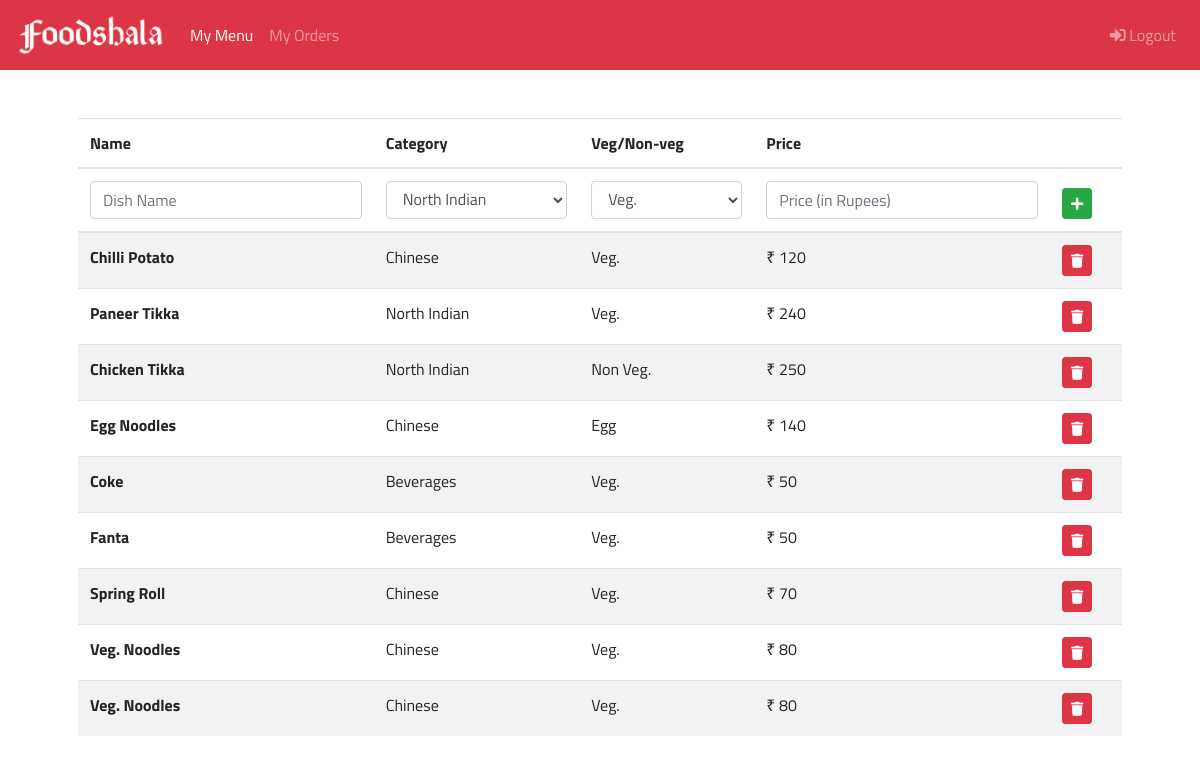
/restaurant-menu.php (signed in), run on the app's committed database.
### tables this page shows
CREATE TABLE `menu` (
  `id` int(11) NOT NULL AUTO_INCREMENT,
  `restaurantId` int(11) NOT NULL,
  `cost` int(11) NOT NULL,
  `name` varchar(255) NOT NULL,
  `category` varchar(255) NOT NULL,
  `type` varchar(255) NOT NULL,
  `isDeleted` int(11) DEFAULT '0',
  PRIMARY KEY (`id`)
);

### restaurant-menu.php (the view, shortened to what this page needs)
<?php
include 'include/common.php';
include 'include/connection.php';
        ?>
<div>
    <div class="container p-5">
        <table class="table table-striped">
            <thead>
            <tr>
                <th scope="col">Name</th>
                <th scope="col">Category</th>
                <th scope="col">Veg/Non-veg</th>
                <th scope="col" colspan="2">Price</th>
            </tr>
            <form action="" method="POST">
                <tr>
                    <th scope="col"><input required name="name" type="text" placeholder="Dish Name" class="form-control"></th>
                    <th scope="col">
                    <select required name="cusine" class="form-control">
                            <option value="North Indian">North Indian</option>
                        </select></th>
                    <th scope="col">
                        <select required name="category" class="form-control">
                            <option value="1">Veg.</option>
                        </select>
                    </th>
                    <th scope="col">
                        <input required name="cost" type="number" min="0" placeholder="Price (in Rupees)" class="form-control">
                    </th>
                    <th scope="col">
                        <button required type="submit" name="add" class="btn btn-sm btn-success"><i class="fas fa-plus"></i></button>
                    </th>
                </tr>
            </form>
            </thead>
            <tbody>
                <?php
                 $id=$_SESSION['restaurantId'];
                    $sql = "SELECT *, CASE WHEN type=1 THEN 'Veg.' WHEN type=2 THEN 'Egg' WHEN type=3 THEN 'Non Veg.' END as foodType FROM menu WHERE restaurantId = ? and isDeleted=0";
                    $stmt = $pdo->prepare($sql);
                    $stmt->execute([$id]);
                    $items = $stmt->fetchAll();
                    foreach ($items as $item) {
                        echo "<tr>
                        <th scope='row'>".$item['name']."</th>
                            <td>".$item['category']."</td>
                            <td>".$item['foodType']."</td>
                            <td>₹ ".$item['cost']."</td>
                            <form action='' method='POST'>
                            <input type='hidden' name='orderId' value='".$item['id']."'>
                            <td><button name='remove' class='btn btn-danger btn-sm'><i class='fas fa-trash'></i></button></td>
                            </form>
                            </tr>
                        ";
                    }
                ?>
            </tbody>
        </table>
    </div>
</div>

### assets/custom.css (style rules this page uses)
html body { font-family: 'Titillium Web', sans-serif; }

### data on the page
menu: name "Chilli Potato", category "Chinese", foodType "Veg.", cost "120"
menu: name "Paneer Tikka", category "North Indian", foodType "Veg.", cost "240"
menu: name "Chicken Tikka", category "North Indian", foodType "Non Veg.", cost "250"
menu: name "Egg Noodles", category "Chinese", foodType "Egg", cost "140"
menu: name "Coke", category "Beverages", foodType "Veg.", cost "50"
menu: name "Fanta", category "Beverages", foodType "Veg.", cost "50"
menu: name "Spring Roll", category "Chinese", foodType "Veg.", cost "70"
menu: name "Veg. Noodles", category "Chinese", foodType "Veg.", cost "80"
menu: name "Veg. Noodles", category "Chinese", foodType "Veg.", cost "80"
